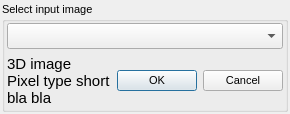
<?xml version="1.0" encoding="UTF-8"?>
<ui version="4.0">
 <class>vvToolInputSelectorWidget</class>
 <widget class="QWidget" name="vvToolInputSelectorWidget">
  <property name="geometry">
   <rect>
    <x>0</x>
    <y>0</y>
    <width>276</width>
    <height>98</height>
   </rect>
  </property>
  <property name="font">
   <font>
    <pointsize>8</pointsize>
   </font>
  </property>
  <property name="windowTitle">
   <string>Form</string>
  </property>
  <property name="autoFillBackground">
   <bool>false</bool>
  </property>
  <layout class="QGridLayout" name="gridLayout">
   <property name="margin">
    <number>2</number>
   </property>
   <item row="0" column="0">
    <widget class="QGroupBox" name="groupBox">
     <property name="title">
      <string>Select input image</string>
     </property>
     <layout class="QGridLayout" name="gridLayout_2">
      <property name="margin">
       <number>2</number>
      </property>
      <item row="0" column="0">
       <layout class="QHBoxLayout" name="horizontalLayout">
        <item>
         <widget class="QComboBox" name="mInputSequenceBox">
          <property name="font">
           <font>
            <pointsize>11</pointsize>
           </font>
          </property>
         </widget>
        </item>
       </layout>
      </item>
      <item row="1" column="0">
       <layout class="QHBoxLayout" name="horizontalLayout_2">
        <item>
         <widget class="QLabel" name="mLabelInputInfo">
          <property name="font">
           <font>
            <pointsize>11</pointsize>
           </font>
          </property>
          <property name="frameShape">
           <enum>QFrame::NoFrame</enum>
          </property>
          <property name="text">
           <string>3D image
Pixel type short
bla bla</string>
          </property>
         </widget>
        </item>
        <item>
         <widget class="QDialogButtonBox" name="mInputSelectionButtonBox">
          <property name="standardButtons">
           <set>QDialogButtonBox::Cancel|QDialogButtonBox::Ok</set>
          </property>
         </widget>
        </item>
       </layout>
      </item>
     </layout>
    </widget>
   </item>
  </layout>
 </widget>
 <resources/>
 <connections/>
</ui>
